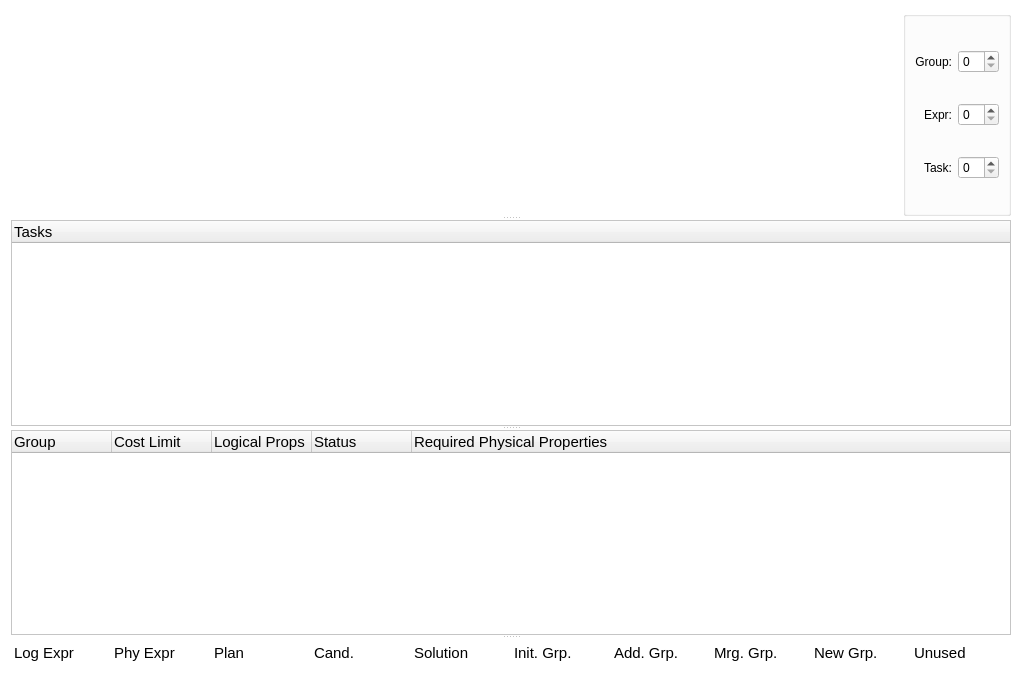
<?xml version="1.0" encoding="UTF-8"?>
<ui version="4.0">
 <class>QueryMemoView</class>
 <widget class="QWidget" name="QueryMemoView">
  <property name="geometry">
   <rect>
    <x>0</x>
    <y>0</y>
    <width>1018</width>
    <height>678</height>
   </rect>
  </property>
  <property name="sizePolicy">
   <sizepolicy hsizetype="Preferred" vsizetype="Preferred">
    <horstretch>0</horstretch>
    <verstretch>0</verstretch>
   </sizepolicy>
  </property>
  <property name="palette">
   <palette>
    <active>
     <colorrole role="Base">
      <brush brushstyle="SolidPattern">
       <color alpha="255">
        <red>255</red>
        <green>255</green>
        <blue>255</blue>
       </color>
      </brush>
     </colorrole>
     <colorrole role="Window">
      <brush brushstyle="SolidPattern">
       <color alpha="255">
        <red>255</red>
        <green>255</green>
        <blue>255</blue>
       </color>
      </brush>
     </colorrole>
    </active>
    <inactive>
     <colorrole role="Base">
      <brush brushstyle="SolidPattern">
       <color alpha="255">
        <red>255</red>
        <green>255</green>
        <blue>255</blue>
       </color>
      </brush>
     </colorrole>
     <colorrole role="Window">
      <brush brushstyle="SolidPattern">
       <color alpha="255">
        <red>255</red>
        <green>255</green>
        <blue>255</blue>
       </color>
      </brush>
     </colorrole>
    </inactive>
    <disabled>
     <colorrole role="Base">
      <brush brushstyle="SolidPattern">
       <color alpha="255">
        <red>255</red>
        <green>255</green>
        <blue>255</blue>
       </color>
      </brush>
     </colorrole>
     <colorrole role="Window">
      <brush brushstyle="SolidPattern">
       <color alpha="255">
        <red>255</red>
        <green>255</green>
        <blue>255</blue>
       </color>
      </brush>
     </colorrole>
    </disabled>
   </palette>
  </property>
  <property name="windowTitle">
   <string/>
  </property>
  <property name="windowIcon">
   <iconset resource="Resource.qrc">
    <normaloff>:/file/R_DUMMY</normaloff>:/file/R_DUMMY</iconset>
  </property>
  <layout class="QVBoxLayout" name="verticalLayout_2">
   <item>
    <widget class="QSplitter" name="splitter">
     <property name="orientation">
      <enum>Qt::Vertical</enum>
     </property>
     <widget class="QWidget" name="layoutWidget">
      <layout class="QHBoxLayout" name="horizontalLayout_4">
       <item>
        <widget class="QTableWidget" name="memoWidget">
         <property name="font">
          <font>
           <pointsize>11</pointsize>
          </font>
         </property>
         <property name="autoFillBackground">
          <bool>false</bool>
         </property>
         <property name="frameShape">
          <enum>QFrame::NoFrame</enum>
         </property>
         <property name="frameShadow">
          <enum>QFrame::Plain</enum>
         </property>
         <property name="lineWidth">
          <number>0</number>
         </property>
         <property name="editTriggers">
          <set>QAbstractItemView::NoEditTriggers</set>
         </property>
         <property name="selectionMode">
          <enum>QAbstractItemView::NoSelection</enum>
         </property>
         <property name="showGrid">
          <bool>false</bool>
         </property>
         <attribute name="horizontalHeaderVisible">
          <bool>false</bool>
         </attribute>
         <attribute name="horizontalHeaderDefaultSectionSize">
          <number>16</number>
         </attribute>
         <attribute name="horizontalHeaderMinimumSectionSize">
          <number>16</number>
         </attribute>
         <attribute name="verticalHeaderVisible">
          <bool>false</bool>
         </attribute>
         <attribute name="verticalHeaderDefaultSectionSize">
          <number>16</number>
         </attribute>
         <attribute name="verticalHeaderMinimumSectionSize">
          <number>16</number>
         </attribute>
        </widget>
       </item>
       <item>
        <widget class="QGroupBox" name="groupBox">
         <property name="minimumSize">
          <size>
           <width>30</width>
           <height>0</height>
          </size>
         </property>
         <property name="title">
          <string/>
         </property>
         <layout class="QVBoxLayout" name="verticalLayout">
          <item>
           <layout class="QHBoxLayout" name="horizontalLayout">
            <item>
             <widget class="QLabel" name="label">
              <property name="text">
               <string>Group:</string>
              </property>
              <property name="alignment">
               <set>Qt::AlignRight|Qt::AlignTrailing|Qt::AlignVCenter</set>
              </property>
             </widget>
            </item>
            <item>
             <widget class="QSpinBox" name="group_spin">
              <property name="sizePolicy">
               <sizepolicy hsizetype="Preferred" vsizetype="Fixed">
                <horstretch>0</horstretch>
                <verstretch>0</verstretch>
               </sizepolicy>
              </property>
             </widget>
            </item>
           </layout>
          </item>
          <item>
           <layout class="QHBoxLayout" name="horizontalLayout_2">
            <item>
             <widget class="QLabel" name="label_2">
              <property name="text">
               <string>Expr:</string>
              </property>
              <property name="alignment">
               <set>Qt::AlignRight|Qt::AlignTrailing|Qt::AlignVCenter</set>
              </property>
             </widget>
            </item>
            <item>
             <widget class="QSpinBox" name="expr_spin">
              <property name="sizePolicy">
               <sizepolicy hsizetype="Preferred" vsizetype="Fixed">
                <horstretch>0</horstretch>
                <verstretch>0</verstretch>
               </sizepolicy>
              </property>
              <property name="maximum">
               <number>99</number>
              </property>
             </widget>
            </item>
           </layout>
          </item>
          <item>
           <layout class="QHBoxLayout" name="horizontalLayout_5">
            <item>
             <widget class="QLabel" name="label_4">
              <property name="text">
               <string>Task:</string>
              </property>
              <property name="alignment">
               <set>Qt::AlignRight|Qt::AlignTrailing|Qt::AlignVCenter</set>
              </property>
             </widget>
            </item>
            <item>
             <widget class="QSpinBox" name="task_spin"/>
            </item>
           </layout>
          </item>
         </layout>
        </widget>
       </item>
      </layout>
     </widget>
     <widget class="QTableWidget" name="taskWidget">
      <property name="minimumSize">
       <size>
        <width>50</width>
        <height>0</height>
       </size>
      </property>
      <property name="font">
       <font>
        <pointsize>11</pointsize>
       </font>
      </property>
      <property name="autoScroll">
       <bool>false</bool>
      </property>
      <property name="editTriggers">
       <set>QAbstractItemView::NoEditTriggers</set>
      </property>
      <property name="dragDropOverwriteMode">
       <bool>false</bool>
      </property>
      <property name="selectionMode">
       <enum>QAbstractItemView::SingleSelection</enum>
      </property>
      <property name="showGrid">
       <bool>false</bool>
      </property>
      <property name="gridStyle">
       <enum>Qt::NoPen</enum>
      </property>
      <property name="cornerButtonEnabled">
       <bool>false</bool>
      </property>
      <property name="columnCount">
       <number>1</number>
      </property>
      <attribute name="horizontalHeaderVisible">
       <bool>true</bool>
      </attribute>
      <attribute name="horizontalHeaderCascadingSectionResizes">
       <bool>false</bool>
      </attribute>
      <attribute name="horizontalHeaderDefaultSectionSize">
       <number>1000</number>
      </attribute>
      <attribute name="horizontalHeaderMinimumSectionSize">
       <number>100</number>
      </attribute>
      <attribute name="horizontalHeaderStretchLastSection">
       <bool>true</bool>
      </attribute>
      <attribute name="verticalHeaderVisible">
       <bool>false</bool>
      </attribute>
      <attribute name="verticalHeaderDefaultSectionSize">
       <number>22</number>
      </attribute>
      <attribute name="verticalHeaderMinimumSectionSize">
       <number>20</number>
      </attribute>
      <column>
       <property name="text">
        <string>Tasks</string>
       </property>
       <property name="font">
        <font>
         <pointsize>11</pointsize>
         <weight>50</weight>
         <bold>false</bold>
        </font>
       </property>
       <property name="textAlignment">
        <set>AlignLeft|AlignVCenter</set>
       </property>
      </column>
     </widget>
     <widget class="QTableWidget" name="contextWidget">
      <property name="font">
       <font>
        <pointsize>11</pointsize>
        <weight>50</weight>
        <bold>false</bold>
       </font>
      </property>
      <property name="autoScroll">
       <bool>false</bool>
      </property>
      <property name="editTriggers">
       <set>QAbstractItemView::NoEditTriggers</set>
      </property>
      <property name="selectionMode">
       <enum>QAbstractItemView::SingleSelection</enum>
      </property>
      <property name="selectionBehavior">
       <enum>QAbstractItemView::SelectRows</enum>
      </property>
      <property name="cornerButtonEnabled">
       <bool>false</bool>
      </property>
      <property name="columnCount">
       <number>5</number>
      </property>
      <attribute name="horizontalHeaderCascadingSectionResizes">
       <bool>true</bool>
      </attribute>
      <attribute name="horizontalHeaderStretchLastSection">
       <bool>true</bool>
      </attribute>
      <attribute name="verticalHeaderVisible">
       <bool>false</bool>
      </attribute>
      <attribute name="verticalHeaderDefaultSectionSize">
       <number>22</number>
      </attribute>
      <column>
       <property name="text">
        <string>Group</string>
       </property>
       <property name="font">
        <font>
         <pointsize>11</pointsize>
         <weight>50</weight>
         <bold>false</bold>
        </font>
       </property>
       <property name="textAlignment">
        <set>AlignLeft|AlignVCenter</set>
       </property>
      </column>
      <column>
       <property name="text">
        <string>Cost Limit</string>
       </property>
       <property name="font">
        <font>
         <pointsize>11</pointsize>
        </font>
       </property>
       <property name="textAlignment">
        <set>AlignLeft|AlignVCenter</set>
       </property>
      </column>
      <column>
       <property name="text">
        <string>Logical Props</string>
       </property>
       <property name="font">
        <font>
         <pointsize>11</pointsize>
        </font>
       </property>
       <property name="textAlignment">
        <set>AlignLeft|AlignVCenter</set>
       </property>
      </column>
      <column>
       <property name="text">
        <string>Status</string>
       </property>
       <property name="font">
        <font>
         <pointsize>11</pointsize>
        </font>
       </property>
       <property name="textAlignment">
        <set>AlignLeft|AlignVCenter</set>
       </property>
      </column>
      <column>
       <property name="text">
        <string>Required Physical Properties</string>
       </property>
       <property name="font">
        <font>
         <pointsize>11</pointsize>
        </font>
       </property>
       <property name="textAlignment">
        <set>AlignLeft|AlignVCenter</set>
       </property>
      </column>
     </widget>
     <widget class="QTableWidget" name="legendWidget">
      <property name="sizePolicy">
       <sizepolicy hsizetype="Expanding" vsizetype="Fixed">
        <horstretch>0</horstretch>
        <verstretch>0</verstretch>
       </sizepolicy>
      </property>
      <property name="minimumSize">
       <size>
        <width>1000</width>
        <height>28</height>
       </size>
      </property>
      <property name="maximumSize">
       <size>
        <width>16777215</width>
        <height>28</height>
       </size>
      </property>
      <property name="baseSize">
       <size>
        <width>0</width>
        <height>28</height>
       </size>
      </property>
      <property name="font">
       <font>
        <pointsize>11</pointsize>
        <weight>50</weight>
        <bold>false</bold>
       </font>
      </property>
      <property name="frameShape">
       <enum>QFrame::NoFrame</enum>
      </property>
      <property name="frameShadow">
       <enum>QFrame::Plain</enum>
      </property>
      <property name="lineWidth">
       <number>0</number>
      </property>
      <property name="verticalScrollBarPolicy">
       <enum>Qt::ScrollBarAlwaysOff</enum>
      </property>
      <property name="horizontalScrollBarPolicy">
       <enum>Qt::ScrollBarAlwaysOff</enum>
      </property>
      <property name="autoScroll">
       <bool>false</bool>
      </property>
      <property name="editTriggers">
       <set>QAbstractItemView::NoEditTriggers</set>
      </property>
      <property name="tabKeyNavigation">
       <bool>false</bool>
      </property>
      <property name="showDropIndicator" stdset="0">
       <bool>false</bool>
      </property>
      <property name="dragDropOverwriteMode">
       <bool>false</bool>
      </property>
      <property name="iconSize">
       <size>
        <width>16</width>
        <height>16</height>
       </size>
      </property>
      <property name="textElideMode">
       <enum>Qt::ElideNone</enum>
      </property>
      <property name="gridStyle">
       <enum>Qt::NoPen</enum>
      </property>
      <property name="cornerButtonEnabled">
       <bool>false</bool>
      </property>
      <property name="rowCount">
       <number>1</number>
      </property>
      <property name="columnCount">
       <number>10</number>
      </property>
      <attribute name="horizontalHeaderVisible">
       <bool>false</bool>
      </attribute>
      <attribute name="horizontalHeaderHighlightSections">
       <bool>false</bool>
      </attribute>
      <attribute name="verticalHeaderVisible">
       <bool>false</bool>
      </attribute>
      <row/>
      <column/>
      <column/>
      <column/>
      <column/>
      <column/>
      <column/>
      <column/>
      <column/>
      <column/>
      <column/>
      <item row="0" column="0">
       <property name="text">
        <string>Log Expr</string>
       </property>
       <property name="font">
        <font>
         <pointsize>11</pointsize>
         <weight>50</weight>
         <bold>false</bold>
        </font>
       </property>
       <property name="icon">
        <iconset resource="Resource.qrc">
         <normaloff>:/file/Resource/Main/Logexp.bmp</normaloff>:/file/Resource/Main/Logexp.bmp</iconset>
       </property>
      </item>
      <item row="0" column="1">
       <property name="text">
        <string>Phy Expr</string>
       </property>
       <property name="font">
        <font>
         <pointsize>11</pointsize>
         <weight>50</weight>
         <bold>false</bold>
        </font>
       </property>
       <property name="icon">
        <iconset resource="Resource.qrc">
         <normaloff>:/file/Resource/Main/Phyexp.bmp</normaloff>:/file/Resource/Main/Phyexp.bmp</iconset>
       </property>
      </item>
      <item row="0" column="2">
       <property name="text">
        <string>Plan</string>
       </property>
       <property name="font">
        <font>
         <pointsize>11</pointsize>
         <weight>50</weight>
         <bold>false</bold>
        </font>
       </property>
       <property name="icon">
        <iconset resource="Resource.qrc">
         <normaloff>:/file/Resource/Main/Plan.bmp</normaloff>:/file/Resource/Main/Plan.bmp</iconset>
       </property>
      </item>
      <item row="0" column="3">
       <property name="text">
        <string>Cand.</string>
       </property>
       <property name="font">
        <font>
         <pointsize>11</pointsize>
         <weight>50</weight>
         <bold>false</bold>
        </font>
       </property>
       <property name="icon">
        <iconset resource="Resource.qrc">
         <normaloff>:/file/Resource/Main/CandPlan.bmp</normaloff>:/file/Resource/Main/CandPlan.bmp</iconset>
       </property>
      </item>
      <item row="0" column="4">
       <property name="text">
        <string>Solution</string>
       </property>
       <property name="font">
        <font>
         <pointsize>11</pointsize>
         <weight>50</weight>
         <bold>false</bold>
        </font>
       </property>
       <property name="icon">
        <iconset resource="Resource.qrc">
         <normaloff>:/file/Resource/Main/Solution.bmp</normaloff>:/file/Resource/Main/Solution.bmp</iconset>
       </property>
      </item>
      <item row="0" column="5">
       <property name="text">
        <string>Init. Grp.</string>
       </property>
       <property name="font">
        <font>
         <pointsize>11</pointsize>
         <weight>50</weight>
         <bold>false</bold>
        </font>
       </property>
       <property name="icon">
        <iconset resource="Resource.qrc">
         <normaloff>:/file/Resource/Main/Initgrp.bmp</normaloff>:/file/Resource/Main/Initgrp.bmp</iconset>
       </property>
      </item>
      <item row="0" column="6">
       <property name="text">
        <string>Add. Grp.</string>
       </property>
       <property name="font">
        <font>
         <pointsize>11</pointsize>
         <weight>50</weight>
         <bold>false</bold>
        </font>
       </property>
       <property name="icon">
        <iconset resource="Resource.qrc">
         <normaloff>:/file/Resource/Main/Addngrp.bmp</normaloff>:/file/Resource/Main/Addngrp.bmp</iconset>
       </property>
      </item>
      <item row="0" column="7">
       <property name="text">
        <string>Mrg. Grp.</string>
       </property>
       <property name="font">
        <font>
         <pointsize>11</pointsize>
        </font>
       </property>
       <property name="icon">
        <iconset resource="Resource.qrc">
         <normaloff>:/file/Resource/Main/Merggrp.bmp</normaloff>:/file/Resource/Main/Merggrp.bmp</iconset>
       </property>
      </item>
      <item row="0" column="8">
       <property name="text">
        <string>New Grp.</string>
       </property>
       <property name="font">
        <font>
         <pointsize>11</pointsize>
        </font>
       </property>
       <property name="icon">
        <iconset resource="Resource.qrc">
         <normaloff>:/file/Resource/Main/Newgrp.bmp</normaloff>:/file/Resource/Main/Newgrp.bmp</iconset>
       </property>
      </item>
      <item row="0" column="9">
       <property name="text">
        <string>Unused</string>
       </property>
       <property name="font">
        <font>
         <pointsize>11</pointsize>
        </font>
       </property>
       <property name="icon">
        <iconset resource="Resource.qrc">
         <normaloff>:/file/Resource/Main/Empty.bmp</normaloff>:/file/Resource/Main/Empty.bmp</iconset>
       </property>
       <property name="flags">
        <set>ItemIsEnabled</set>
       </property>
      </item>
     </widget>
    </widget>
   </item>
  </layout>
 </widget>
 <resources>
  <include location="Resource.qrc"/>
 </resources>
 <connections/>
</ui>
